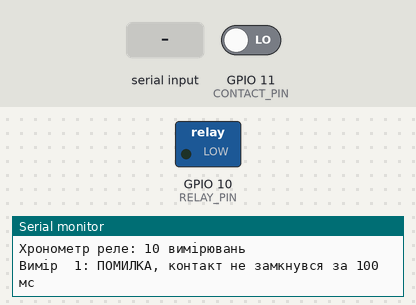
A program run on a simulated ESP32-S3. Parts: switched loads named in the program (green lamp = pin HIGH), the last lines printed to the serial monitor. Dashed ring = blinking. Inputs (shaded band) come from the test bench; at power-on: GPIO 11 (CONTACT_PIN) LOW.

Above: at 3.11 s.
At 9.2 s:
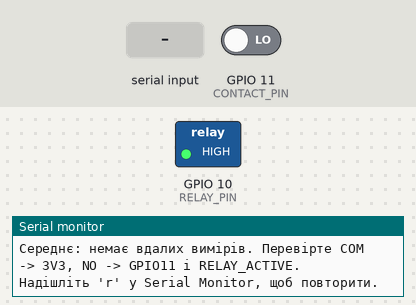
9.3 s: "r" received over Serial
At 9.85 s:
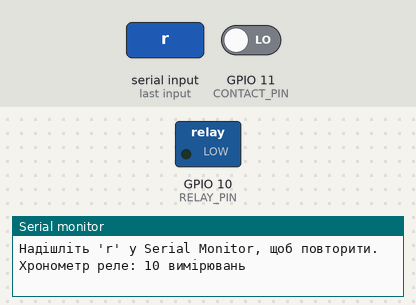
15.3 s: "R" received over Serial
Timing chart, 0 to 22.9 s (numbered marks = the images above; inputs shaded):
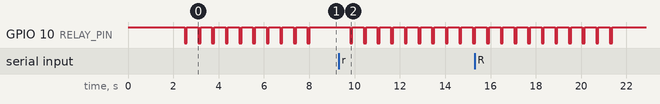

The program:

main.cpp
```cpp
// ТЗ-Б, етап 4: хронометр реле (режим Б: COM -> 3V3, NO -> GPIO11)
//
// Затримка = момент замикання контакту NO мінус момент команди, у мілісекундах.
// Момент замикання ловить переривання RISING на GPIO11 (INPUT_PULLDOWN).

#include <Arduino.h>

// ВП-8: піни й активний рівень винесені в константи
const uint8_t RELAY_PIN    = 10;    // ВА-3: GPIO10 -> IN модуля реле
const uint8_t CONTACT_PIN  = 11;    // ВА-5: NO -> GPIO11, COM -> 3V3
const uint8_t RELAY_ACTIVE = LOW;   // ВП-1: активний рівень IN (з етапу 1)
const uint8_t RELAY_IDLE   = (RELAY_ACTIVE == LOW) ? HIGH : LOW;

const int      N_MEASUREMENTS = 10;   // ВП-7
const uint32_t PAUSE_MS       = 500;  // ВП-5
const uint32_t TIMEOUT_MS     = 100;  // ВП-6

// ВП-3: ISR лише записує millis() і ставить прапорець volatile, виводу в ISR немає
volatile bool     contactFlag = false;
volatile uint32_t contactMs   = 0;

void IRAM_ATTR onContact() {
  if (!contactFlag) {        // перший фронт = замикання; наступні (брязкіт) ігноруємо
    contactMs   = millis();
    contactFlag = true;
  }
}

// ВП-5, ВП-6: один вимір. Повертає затримку в мс або -1, якщо контакту немає
long measureOnce() {
  digitalWrite(RELAY_PIN, RELAY_IDLE);    // вимкнути реле
  delay(PAUSE_MS);                        // пауза 500 мс
  contactFlag = false;                    // скинути прапорець

  uint32_t commandMs = millis();          // момент команди
  digitalWrite(RELAY_PIN, RELAY_ACTIVE);  // увімкнути реле

  while (!contactFlag) {                  // дочекатися контакту
    if (millis() - commandMs > TIMEOUT_MS) {
      return -1;                          // тайм-аут
    }
  }
  return (long)(contactMs - commandMs);   // ВП-4
}

// ВП-7: 10 вимірювань підряд, кожне в Serial, після них середнє
void runSeries() {
  Serial.println();
  Serial.printf("Хронометр реле: %d вимірювань\n", N_MEASUREMENTS);

  long sum = 0;
  int  ok  = 0;
  for (int i = 1; i <= N_MEASUREMENTS; i++) {
    long d = measureOnce();
    if (d < 0) {
      Serial.printf("Вимір %2d: ПОМИЛКА, контакт не замкнувся за %lu мс\n",
                    i, (unsigned long)TIMEOUT_MS);
    } else {
      Serial.printf("Вимір %2d: %ld мс\n", i, d);
      sum += d;
      ok++;
    }
  }
  digitalWrite(RELAY_PIN, RELAY_IDLE);

  if (ok > 0) {
    Serial.printf("Середнє: %.1f мс (вдалих %d з %d)\n", (float)sum / ok, ok, N_MEASUREMENTS);
  } else {
    Serial.println("Середнє: немає вдалих вимірів. Перевірте COM -> 3V3, NO -> GPIO11 і RELAY_ACTIVE.");
  }
  Serial.println("Надішліть 'r' у Serial Monitor, щоб повторити.");
}

void setup() {
  Serial.begin(115200);
  pinMode(RELAY_PIN, OUTPUT);
  digitalWrite(RELAY_PIN, RELAY_IDLE);
  pinMode(CONTACT_PIN, INPUT_PULLDOWN);                                    // ВП-2
  attachInterrupt(digitalPinToInterrupt(CONTACT_PIN), onContact, RISING);  // ВП-2
  delay(2000);  // час відкрити Serial Monitor
  runSeries();
}

void loop() {
  if (Serial.available()) {
    char c = Serial.read();
    if (c == 'r' || c == 'R') runSeries();
  }
}
```

Measured:
- after the input at 9.3 s, GPIO 10 (RELAY_PIN): alternates HIGH for 0.50 s and LOW for 0.10 s, starting after 0.50 s
